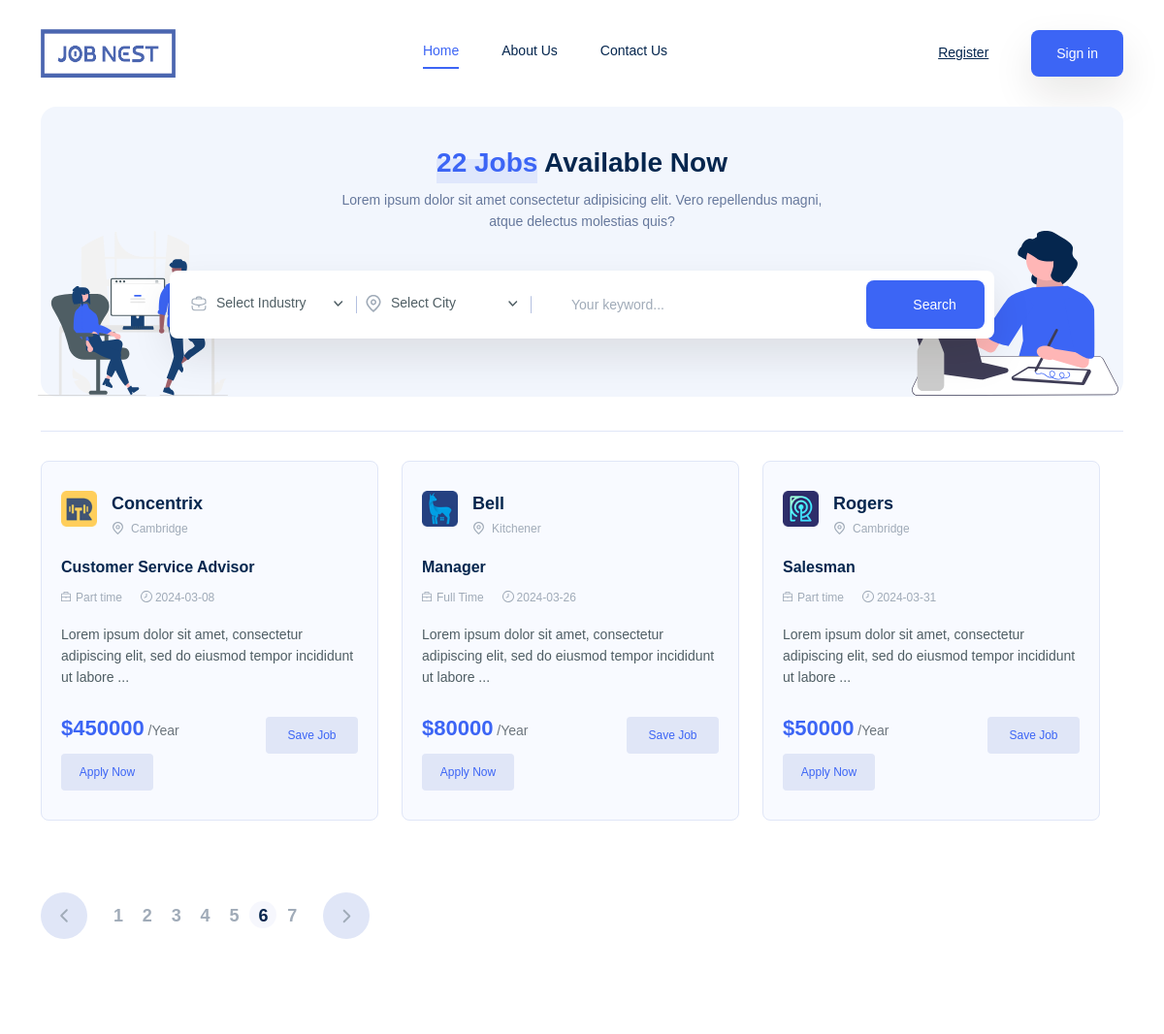
/joblist.php?industry=Management (upper part), run on an earlier commit of the app's database.
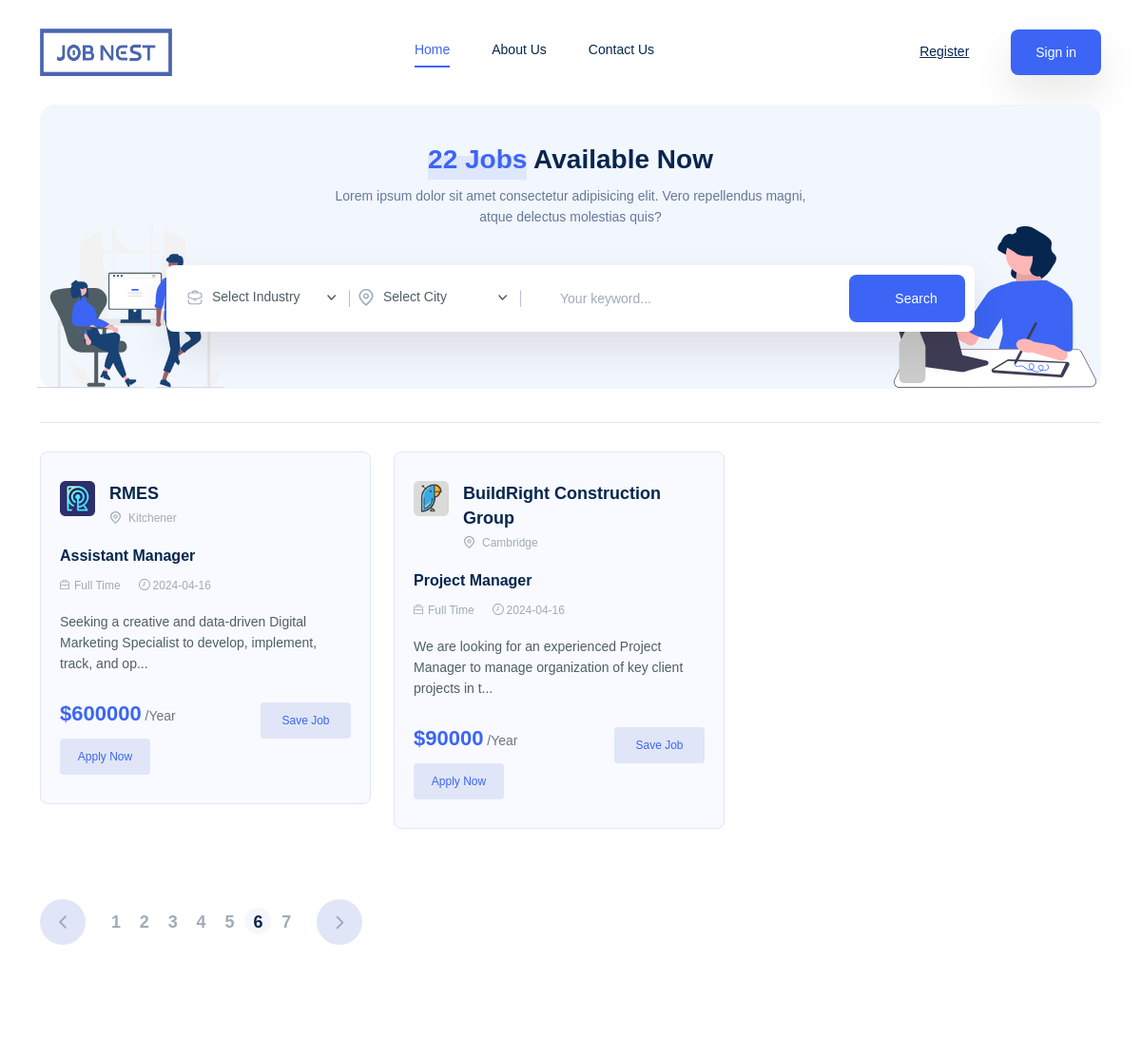
And on a later commit of the database.
### tables this page shows
CREATE TABLE `tbl_jobs` (
  `Job_id` int(11) NOT NULL,
  `Company` varchar(50) NOT NULL,
  `Logo` varchar(255) NOT NULL,
  `Title` varchar(50) NOT NULL,
  `Description` varchar(250) NOT NULL,
  `Location` varchar(250) NOT NULL,
  `Salary` float NOT NULL,
  `Industry` varchar(50) NOT NULL,
  `Job_type` varchar(50) NOT NULL,
  `Job_level` varchar(50) NOT NULL,
  `Experience` int(11) NOT NULL,
  `Deadline` date NOT NULL,
  `Posted_at` date NOT NULL,
  `User_id` int(11) NOT NULL,
  `Status` int(11) NOT NULL
);

### joblist.php (the view, shortened to what the changed rows need)
<?php
	include ('include/head.php');
	include ('include/header.php');
  require('include/config.php');
?>
<main class="main">
  <section class="section-box mt-30">
    <div class="container">
      <div class="row flex-row-reverse">
        <div class="col-lg-12 col-md-12 col-sm-12 col-12 float-right">
          <div class="content-page">
            <div class="row">
              <?php
                $industry = isset($_GET['industry']) ? $_GET['industry'] : '';
                $sql = "SELECT * FROM tbl_jobs WHERE Status=1 AND 1";
                if (!empty($industry)) {
                    $sql .= " AND Industry = '" . mysqli_real_escape_string($dbconnection, $industry) . "'";
                }
                $result = mysqli_query($dbconnection, $sql);
                function truncate_description($text, $maxChars = 100) {
                  if (strlen($text) > $maxChars) {
                      $text = substr($text, 0, $maxChars) . '...';
                  }
                  return $text;
                }
                if (mysqli_num_rows($result) > 0) {
                  $jobCount = 0;
                  echo '<div class="row">';
                  while ($row = mysqli_fetch_assoc($result)) {
                      $jobCount++;
              ?>
              <div class="col-xl-4 col-lg-4 col-md-6 col-sm-12 col-12">
                  <div class="card-grid-2 hover-up">
                      <div class="card-grid-2-image-left">
                          <div class="image-box"><img src="<?php echo $row['Logo']; ?>" alt="<?php echo $row['Company']; ?>"></div>
                          <div class="right-info">
                              <a class='name-job' href='jobdetails.php?job_id=<?php echo $row['Job_id']; ?>'><?php echo $row['Company']; ?></a>
                              <span class="location-small"><?php echo $row['Location']; ?></span>
                          </div>
                      </div>
                      <div class="card-block-info">
                          <h6><a href='jobdetails.php?job_id=<?php echo $row['Job_id']; ?>'><?php echo $row['Title']; ?></a></h6>
                          <div class="mt-5">
                              <span class="card-briefcase"><?php echo $row['Job_type']; ?></span>
                              <span class="card-time"><?php echo $row['Posted_at'];  ?></span>
                          </div>
                          <p class="font-sm color-text-paragraph mt-15"><?php echo truncate_description($row['Description']); ?></p>
                          <div class="card-2-bottom mt-30">
                              <div class="row">
                                  <div class="col-lg-7 col-7">
                                      <span class="card-text-price">$<?php echo $row['Salary']; ?></span>
                                      <span class="text-muted">/Year</span>
                                  </div>
                                  <div class="col-lg-5 col-5 text-end">
                                      <div><a class="btn btn-apply-now" href="save_job_action.php?job_id=<?php echo $row['Job_id']; ?>">Save Job</a></div>
                                  </div>
                              </div>
                              <div class="row">
                                  <div class="col-lg-12 col-12">
                                      <div><a class="btn btn-apply-now" href="jobdetails.php?job_id=<?php echo $row['Job_id']; ?>">Apply now</a></div>
                                  </div>
                              </div>
                          </div>
                      </div>
                  </div>
              </div>
              <?php
                      if ($jobCount % 3 == 0) {
                          echo '</div><div class="row">';
                      }
                  }
                  if ($jobCount % 3 != 0) {
                      echo '</div>';
                  }
              } else {
                  echo '<p>No job postings available at the moment.</p>';
              }
              ?>
            </div>
          </div>
        </div>
      </div>
    </div>
  </section>
</main>
	</body>
</html>

What changed in the data, as far as the page shows it:
removed tbl_jobs: Logo (picture), Company "Concentrix", Location "Cambridge", Title "Customer Service Advisor", Job_type "Part time", Posted_at "2024-03-08", Description "Lorem ipsum dolor sit amet, consectetur adipiscing elit, sed do eiusmod tempor incididunt ut labore ...", Salary "450000"
removed tbl_jobs: Logo (picture), Company "Bell", Location "Kitchener", Title "Manager", Job_type "Full Time", Posted_at "2024-03-26", Description "Lorem ipsum dolor sit amet, consectetur adipiscing elit, sed do eiusmod tempor incididunt ut labore ...", Salary "80000"
removed tbl_jobs: Logo (picture), Company "Rogers", Location "Cambridge", Title "Salesman", Job_type "Part time", Posted_at "2024-03-31", Description "Lorem ipsum dolor sit amet, consectetur adipiscing elit, sed do eiusmod tempor incididunt ut labore ...", Salary "50000"
added tbl_jobs: Logo (picture), Company "RMES", Location "Kitchener", Title "Assistant Manager", Job_type "Full Time", Posted_at "2024-04-16", Description "Seeking a creative and data-driven Digital Marketing Specialist to develop, implement, track, and op...", Salary "600000"
added tbl_jobs: Logo (picture), Company "BuildRight Construction Group", Location "Cambridge", Title "Project Manager", Job_type "Full Time", Posted_at "2024-04-16", Description "We are looking for an experienced Project Manager to manage organization of key client projects in t...", Salary "90000"
